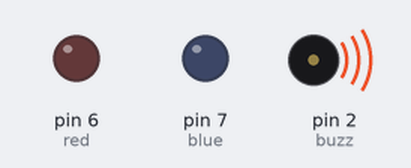
This sketch was run on a simulated Arduino Uno, built with avr-gcc and run on an emulated ATmega328P. Parts: output pins drawn as LEDs (lit = HIGH), buzzer (waves = sounding, pin HIGH).

Above: at 0.15 s.
At 1.95 s:
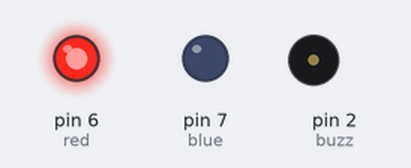
At 3.15 s:
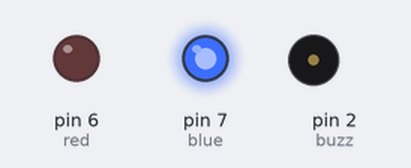
At 5.25 s:
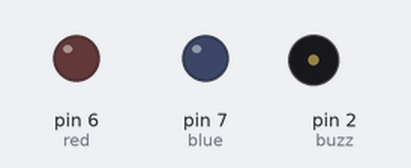
Timing chart, 0 to 5.5 s (numbered marks = the images above):
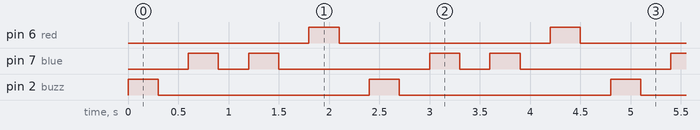

Measured:
- by itself, pin 6 (red), pin 2 (buzz): alternates HIGH for 0.30 s and LOW for 2.1 s
- by itself, pin 7 (blue): repeats every 2.4 s: LOW 0.30 s, HIGH 0.30 s, LOW 1.5 s, HIGH 0.30 s
- by itself, everything shown: repeats every 2.4 s, in 8 steps

The sketch:

Code_for_Light_and_Buzzer.ino
```cpp
int blue = 7;
int red = 6;
int buzz = 2;
void setup() {
 pinMode(blue,OUTPUT);
 pinMode(red,OUTPUT);
 pinMode(buzz,OUTPUT);
}

void loop() {
digitalWrite(buzz,HIGH);
delay(300);
digitalWrite(buzz,LOW);
delay(300);
 digitalWrite(blue,HIGH);
 delay(300);
 digitalWrite(blue,LOW);
 delay(300);
 digitalWrite(blue,HIGH);
 delay(300);
 digitalWrite(blue,LOW);
 delay(300);
 digitalWrite(red,HIGH);
 delay(300);
 digitalWrite(red,LOW);
 delay(300);


}
```
